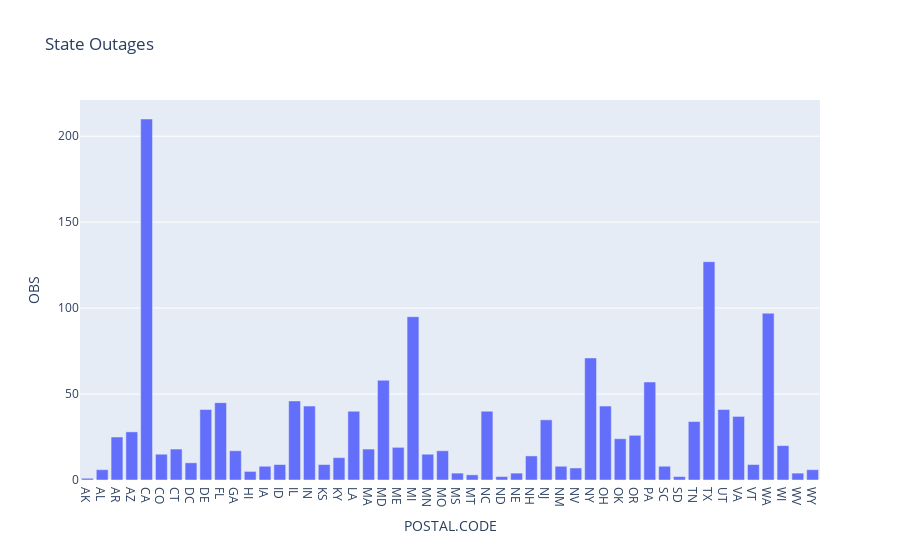

Notebook code for this chart:
### Code cell
state = formated_data.groupby('POSTAL.CODE').count().reset_index()
px.bar(state, x='POSTAL.CODE', y='OBS', title='State Outages')

### Figure 1 — Plotly figure (JSON) as saved in the notebook; plotly's stock layout.template omitted (floating-point values rounded to 4 significant figures)
{"data": [{"alignmentgroup": "True", "hovertemplate": "POSTAL.CODE=%{x}<br>OBS=%{y}<extra></extra>", "legendgroup": "", "marker": {"color": "#636efa", "pattern": {"shape": ""}}, "name": "", "offsetgroup": "", "orientation": "v", "showlegend": false, "textposition": "auto", "type": "bar", "x": ["AK", "AL", "AR", "AZ", "CA", "CO", "CT", "DC", "DE", "FL", "GA", "HI", "IA", "ID", "IL", "IN", "KS", "KY", "LA", "MA", "MD", "ME", "MI", "MN", "MO", "MS", "MT", "NC", "ND", "NE", "NH", "NJ", "NM", "NV", "NY", "OH", "OK", "OR", "PA", "SC", "SD", "TN", "TX", "UT", "VA", "VT", "WA", "WI", "WV", "WY"], "xaxis": "x", "y": [1, 6, 25, 28, 210, 15, 18, 10, 41, 45, 17, 5, 8, 9, 46, 43, 9, 13, 40, 18, 58, 19, 95, 15, 17, 4, 3, 40, 2, 4, 14, 35, 8, 7, 71, 43, 24, 26, 57, 8, 2, 34, 127, 41, 37, 9, 97, 20, 4, 6], "yaxis": "y"}], "layout": {"barmode": "relative", "legend": {"tracegroupgap": 0}, "title": {"text": "State Outages"}, "xaxis": {"anchor": "y", "domain": [0, 1], "title": {"text": "POSTAL.CODE"}}, "yaxis": {"anchor": "x", "domain": [0, 1], "title": {"text": "OBS"}}}}
